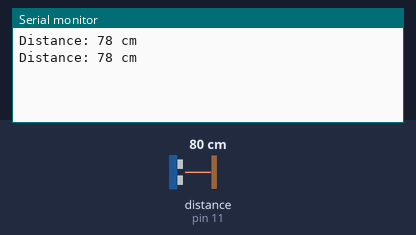
The sketch below on a simulated Arduino Uno, built with avr-gcc and run on an emulated ATmega328P. Parts: the last lines printed to the serial monitor. Wiring (inferred from the names in the program): ultrasonic range finder: trigger pin 10; echo pin 11. The test bench sets the inputs (shaded band); at power-on: distance to the obstacle (sensor on pin 11) 80 cm. The echo pulse lasts 58.3 µs per cm.

Above: at 1.8 s.
1.9 s: distance to the obstacle (sensor on pin 11) set to 2 cm
At 2.8 s:
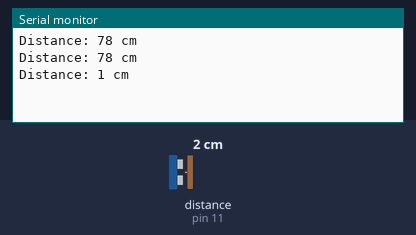
3.4 s: distance to the obstacle (sensor on pin 11) set to 4 cm
At 4.4 s:
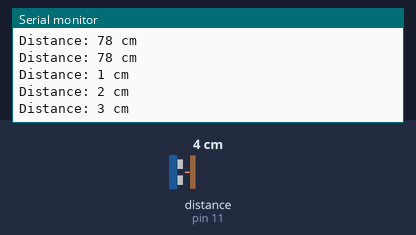
Timing chart, 0 to 6.4 s (numbered marks = the images above; inputs shaded):
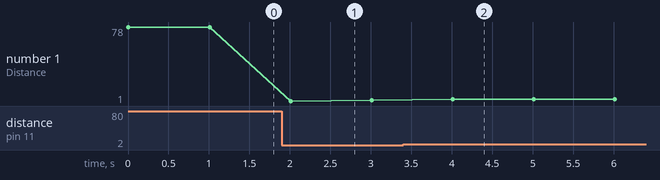

The sketch:

Arduino_capteur_ultrason.ino
```cpp
long duration;
int distance;

const int trigPin = 10;
const int echoPin = 11;

void setup() {
  pinMode(trigPin, OUTPUT);
  pinMode(echoPin, INPUT);
  Serial.begin(115200);
}

void loop() {
  digitalWrite(trigPin, LOW);
  delayMicroseconds(2);

  digitalWrite(trigPin, HIGH);
  delayMicroseconds(10);
  digitalWrite(trigPin, LOW);

  duration = pulseIn(echoPin, HIGH);

  distance = duration * 0.034 / 2;

  Serial.print("Distance: ");
  Serial.print(distance);
  Serial.println(" cm");

  delay(1000);
}
```

Measured:
- after the input at 1.9 s, the serial monitor: prints a new line after 0.11 s (image 1)
- after the input at 3.4 s, the serial monitor: prints a new line after 0.61 s (image 2)
- plotted number 1: 78 → 2 after the input at 1.9 s, 2 → 3 after the input at 3.4 s
